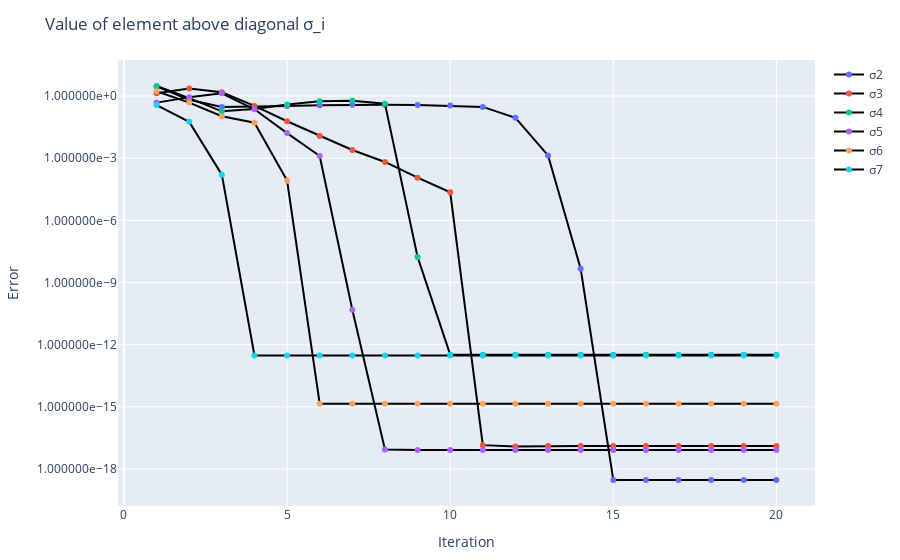

The code cell stored with this chart in its notebook:
### Code cell
function plot_convergence_error(error_vectors, labels)
    iterations = 1:length(error_vectors[1])
    traces = Vector{GenericTrace{Dict{Symbol, Any}}}()
    
    for (i, error_vector) in enumerate(error_vectors)
        trace = scatter(
            x = iterations,
            y = error_vector,
            mode = "lines+markers",
            marker_color = i,
            line_shape = "linear",
            name = labels[i]
        )
        push!(traces, trace)
    end
    
    layout = Layout(
        title = "Value of element above diagonal σ_i",
        xaxis_title = "Iteration",
        yaxis_title = "Error",
        yaxis_type = "log",
        yaxis_tickformat = "e",
        showlegend = true
    )
    
    plot(traces, layout)
end

error_vectors = [
    abs.(results[1, 1, :]),
    abs.(results[1, 2, :]),
    abs.(results[1, 3, :]),
    abs.(results[1, 4, :]),
    abs.(results[1, 5, :]),
    abs.(results[1, 6, :])
]
labels = ["σ2", "σ3", "σ4", "σ5", "σ6", "σ7"]
plot_convergence_error(error_vectors, labels)

### Figure 1 — Plotly figure (JSON) as saved in the notebook; plotly's stock layout.template omitted (floating-point values rounded to 4 significant figures)
{"data": [{"line": {"shape": "linear"}, "marker": {"color": 1}, "mode": "lines+markers", "name": "σ2", "type": "scatter", "x": [1, 2, 3, 4, 5, 6, 7, 8, 9, 10, 11, 12, 13, 14, 15, 16, 17, 18, 19, 20], "y": [2.916, 0.6586, 0.2978, 0.3029, 0.3341, 0.3609, 0.3788, 0.3842, 0.3734, 0.346, 0.2981, 0.08909, 0.001362, 4.664e-09, 2.953e-19, 2.953e-19, 2.953e-19, 2.953e-19, 2.953e-19, 2.953e-19]}, {"line": {"shape": "linear"}, "marker": {"color": 2}, "mode": "lines+markers", "name": "σ3", "type": "scatter", "x": [1, 2, 3, 4, 5, 6, 7, 8, 9, 10, 11, 12, 13, 14, 15, 16, 17, 18, 19, 20], "y": [1.359, 2.292, 1.542, 0.3348, 0.06088, 0.01188, 0.002497, 0.0006566, 0.0001147, 2.258e-05, 1.412e-17, 1.212e-17, 1.286e-17, 1.285e-17, 1.285e-17, 1.285e-17, 1.285e-17, 1.285e-17, 1.285e-17, 1.285e-17]}, {"line": {"shape": "linear"}, "marker": {"color": 3}, "mode": "lines+markers", "name": "σ4", "type": "scatter", "x": [1, 2, 3, 4, 5, 6, 7, 8, 9, 10, 11, 12, 13, 14, 15, 16, 17, 18, 19, 20], "y": [3.032, 0.7944, 0.1822, 0.234, 0.3922, 0.566, 0.5995, 0.4284, 1.717e-08, 3.291e-13, 3.291e-13, 3.291e-13, 3.291e-13, 3.291e-13, 3.291e-13, 3.291e-13, 3.291e-13, 3.291e-13, 3.291e-13, 3.291e-13]}, {"line": {"shape": "linear"}, "marker": {"color": 4}, "mode": "lines+markers", "name": "σ5", "type": "scatter", "x": [1, 2, 3, 4, 5, 6, 7, 8, 9, 10, 11, 12, 13, 14, 15, 16, 17, 18, 19, 20], "y": [0.4811, 0.8633, 1.365, 0.2293, 0.01628, 0.001271, 4.882e-11, 8.618e-18, 8.147e-18, 8.147e-18, 8.147e-18, 8.147e-18, 8.147e-18, 8.147e-18, 8.147e-18, 8.147e-18, 8.147e-18, 8.147e-18, 8.147e-18, 8.147e-18]}, {"line": {"shape": "linear"}, "marker": {"color": 5}, "mode": "lines+markers", "name": "σ6", "type": "scatter", "x": [1, 2, 3, 4, 5, 6, 7, 8, 9, 10, 11, 12, 13, 14, 15, 16, 17, 18, 19, 20], "y": [1.712, 0.4836, 0.1064, 0.0516, 8.261e-05, 1.419e-15, 1.419e-15, 1.419e-15, 1.419e-15, 1.419e-15, 1.419e-15, 1.419e-15, 1.419e-15, 1.419e-15, 1.419e-15, 1.419e-15, 1.419e-15, 1.419e-15, 1.419e-15, 1.419e-15]}, {"line": {"shape": "linear"}, "marker": {"color": 6}, "mode": "lines+markers", "name": "σ7", "type": "scatter", "x": [1, 2, 3, 4, 5, 6, 7, 8, 9, 10, 11, 12, 13, 14, 15, 16, 17, 18, 19, 20], "y": [0.3668, 0.05668, 0.0001605, 3.031e-13, 3.021e-13, 3.021e-13, 3.021e-13, 3.021e-13, 3.021e-13, 3.021e-13, 3.021e-13, 3.021e-13, 3.021e-13, 3.021e-13, 3.021e-13, 3.021e-13, 3.021e-13, 3.021e-13, 3.021e-13, 3.021e-13]}], "layout": {"margin": {"b": 50, "l": 50, "r": 50, "t": 60}, "showlegend": true, "title": "Value of element above diagonal σ_i", "xaxis": {"title": {"text": "Iteration"}}, "yaxis": {"tickformat": "e", "title": {"text": "Error"}, "type": "log"}}}
